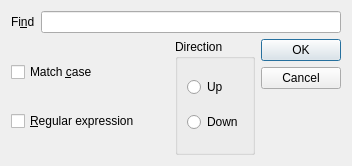
<?xml version="1.0" encoding="UTF-8"?>
<ui version="4.0">
 <class>FindDialog</class>
 <widget class="QDialog" name="FindDialog">
  <property name="geometry">
   <rect>
    <x>0</x>
    <y>0</y>
    <width>352</width>
    <height>166</height>
   </rect>
  </property>
  <property name="sizePolicy">
   <sizepolicy hsizetype="Preferred" vsizetype="Preferred">
    <horstretch>1</horstretch>
    <verstretch>0</verstretch>
   </sizepolicy>
  </property>
  <property name="windowTitle">
   <string>Find Text</string>
  </property>
  <layout class="QVBoxLayout" name="verticalLayout">
   <item>
    <layout class="QHBoxLayout" name="horizontalLayout_2">
     <property name="sizeConstraint">
      <enum>QLayout::SizeConstraint::SetNoConstraint</enum>
     </property>
     <item>
      <widget class="QLabel" name="FindLabel">
       <property name="sizePolicy">
        <sizepolicy hsizetype="Minimum" vsizetype="Preferred">
         <horstretch>0</horstretch>
         <verstretch>0</verstretch>
        </sizepolicy>
       </property>
       <property name="text">
        <string>Fi&amp;nd</string>
       </property>
       <property name="buddy">
        <cstring>Find</cstring>
       </property>
      </widget>
     </item>
     <item>
      <widget class="QLineEdit" name="Find">
       <property name="sizePolicy">
        <sizepolicy hsizetype="Preferred" vsizetype="Fixed">
         <horstretch>2</horstretch>
         <verstretch>0</verstretch>
        </sizepolicy>
       </property>
       <property name="baseSize">
        <size>
         <width>1000</width>
         <height>0</height>
        </size>
       </property>
      </widget>
     </item>
    </layout>
   </item>
   <item>
    <layout class="QHBoxLayout" name="horizontalLayout">
     <item>
      <layout class="QVBoxLayout" name="verticalLayout_2" stretch="1,1">
       <item>
        <widget class="QCheckBox" name="MatchCase">
         <property name="sizePolicy">
          <sizepolicy hsizetype="Preferred" vsizetype="Fixed">
           <horstretch>1</horstretch>
           <verstretch>0</verstretch>
          </sizepolicy>
         </property>
         <property name="text">
          <string>Match &amp;case</string>
         </property>
        </widget>
       </item>
       <item>
        <widget class="QCheckBox" name="RegularExpression">
         <property name="sizePolicy">
          <sizepolicy hsizetype="Preferred" vsizetype="Fixed">
           <horstretch>1</horstretch>
           <verstretch>0</verstretch>
          </sizepolicy>
         </property>
         <property name="text">
          <string>&amp;Regular expression</string>
         </property>
        </widget>
       </item>
      </layout>
     </item>
     <item>
      <widget class="QGroupBox" name="Direction">
       <property name="sizePolicy">
        <sizepolicy hsizetype="Fixed" vsizetype="Preferred">
         <horstretch>0</horstretch>
         <verstretch>0</verstretch>
        </sizepolicy>
       </property>
       <property name="title">
        <string>Direction</string>
       </property>
       <layout class="QVBoxLayout" name="verticalLayout_3">
        <item>
         <widget class="QRadioButton" name="Direction_Up">
          <property name="text">
           <string>Up</string>
          </property>
         </widget>
        </item>
        <item>
         <widget class="QRadioButton" name="Direction_Down">
          <property name="text">
           <string>Down</string>
          </property>
         </widget>
        </item>
       </layout>
      </widget>
     </item>
     <item>
      <widget class="QDialogButtonBox" name="buttonBox">
       <property name="orientation">
        <enum>Qt::Orientation::Vertical</enum>
       </property>
       <property name="standardButtons">
        <set>QDialogButtonBox::StandardButton::Cancel|QDialogButtonBox::StandardButton::Ok</set>
       </property>
      </widget>
     </item>
    </layout>
   </item>
  </layout>
 </widget>
 <resources/>
 <connections>
  <connection>
   <sender>buttonBox</sender>
   <signal>accepted()</signal>
   <receiver>FindDialog</receiver>
   <slot>accept()</slot>
   <hints>
    <hint type="sourcelabel">
     <x>248</x>
     <y>254</y>
    </hint>
    <hint type="destinationlabel">
     <x>157</x>
     <y>274</y>
    </hint>
   </hints>
  </connection>
  <connection>
   <sender>buttonBox</sender>
   <signal>rejected()</signal>
   <receiver>FindDialog</receiver>
   <slot>reject()</slot>
   <hints>
    <hint type="sourcelabel">
     <x>316</x>
     <y>260</y>
    </hint>
    <hint type="destinationlabel">
     <x>286</x>
     <y>274</y>
    </hint>
   </hints>
  </connection>
 </connections>
</ui>
